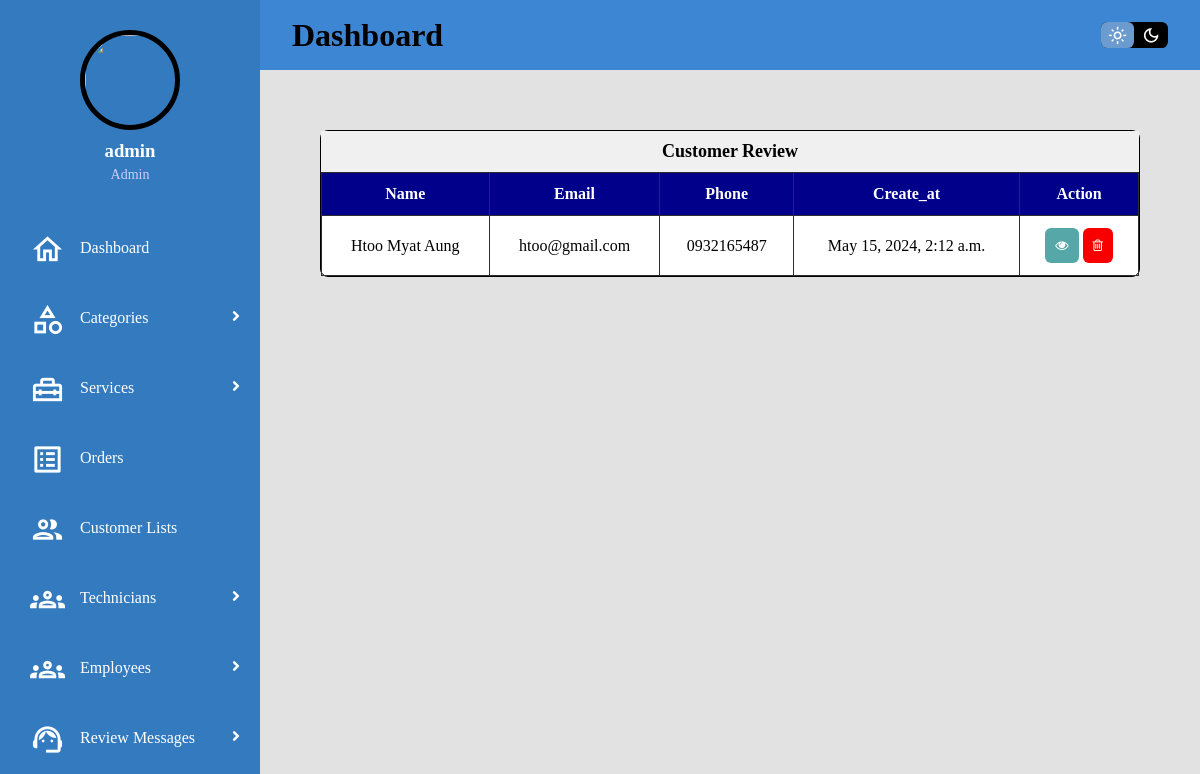
Page /ets/m_customer/review/ (signed in) on the committed database.
### ETS_app/models.py (models this page shows, shortened)
class Review(models.Model):
    name = models.CharField(max_length=50)
    email = models.CharField(max_length=50)
    phone = models.CharField(max_length=20)
    message = models.CharField(max_length=100)
    status = models.BooleanField(default=True)
    create_at = models.DateTimeField(default=None)

### ETS_app/views.py (the view)
# urls.py: path('m_customer/review/',M_customer_review),
@permission_required('ETS_app.view_review', login_url='m_login')
def M_customer_review(request):
    email = Customer.objects.filter()
    review = Review.objects.filter(status=False).order_by('-create_at')
    paginator = Paginator(review, 6)
    page_number = request.GET.get('page')
    page_obj = paginator.get_page(page_number)
    return render(request, 'M_customer_review.html', {'review': page_obj})

### utils/context_processor.py (called while the page is built)
def customer(request):
    try:
        c_user = Customer.objects.get(email=request.user.email)
        return {'c_user':c_user}
    except Exception:
        return {'c_user':None}

def technician(request):
    try:
        t_user = Technician.objects.get(email=request.user.email)
        return {'t_user':t_user}
    except Exception:
        return {'t_user':None}

def main(request):
    try:
        m_user = Main.objects.get(email=request.user.email)
        return {'m_user':m_user}
    except Exception:
        return {'m_user':None}

### ETS_app/templates/M_customer_review.html (shortened to what this page needs)
{% extends "M_base.html" %}
{% block body %}
{% load static %}
<div class="main">
    <div class="service-add-box-size">
        <div class="service-add-box">
            <div class="service-table-header">
                <p>Customer Review</p>
            </div>
            <table class="service-table">
                {% if review %}
                <thead>
                    <th>Name</th>
                    <th>Email</th>
                    <th>Phone</th>
                    <th>Create_at</th>
                    <th>Action</th>
                </thead>
                {% for i in review %}
                <tbody>
                    <tr>
                        <td data-label="Name">{{i.name}}</td>
                        <td data-label="Email">{{i.email}}</td>
                        <td data-label="Phone">{{i.phone}}</td>
                        <td data-label="Create_at">{{i.create_at}}</td>
                        <td data-label="Action">
                            <a href="/ets/m_review/detail/{{i.id}}"><button style="background-color:rgb(86, 168, 168)" ><i class="fa fa-eye"></i></button></a>
                            <a href="/ets/m_review/delete/{{i.id}}" onclick="return confirm('Are you sure?');"><button style="background-color:#f80000;"><i class="fa fa-trash-o"></i></button></a>
                        </td>
                    </tr>
                </tbody>
                {% endfor %}
                {% else %}
                <font align="center">
                    <h3>Nothing to show!</h3>
                </font>
                {% endif %}
            </table>
        </div>
        </div>
    </div>
</div>
{% endblock %}

### templates/M_sidebar.html (shortened to what this page needs)
{% load static %}
<!DOCTYPE html>
<html>
    <body>
        <div id="sidebar">
            <div class="profile">
                {% if m_user %}
                    {% if m_user.image %}
                    <img src="{{m_user.image.url}}">
                    {% endif %}
                    <h3>{{m_user.name}}</h3>
                    <p>{{m_user.occupation.name}}</p>
                {% else %}
                    <img src="{% static 'images/admin.png'%}">
                    <h3>{{user.username}}</h3>
                    <p>Admin</p>
                {% endif %}
            </div>
            <div class="menu">
                {% if user.is_superuser%}
                <div class="item"><a href="/ets/m_dashboard"><span class="material-icons-outlined">home</span>Dashboard</a></div>
                <div class="item-dropdown" ><a class="sub-btn"><span class="material-icons-outlined">category</span>Categories
                    <i class="fas fa-angle-right dropdown"></i>
                    </a>
                </div>
                <div class="item-dropdown" ><a class="sub-btn"><span class="material-icons-outlined">home_repair_service</span>Services
                    <i class="fas fa-angle-right dropdown"></i>
                    </a>
                </div>
                <div class="item"><a href="/ets/m_order/list"><span class="material-icons-outlined">list_alt</span>Orders</a></div>
                <div class="item"><a href="/ets/m_customer/list"><span class="material-icons-outlined">people</span>Customer Lists</a></div>
                <div class="item-dropdown" ><a class="sub-btn"><span class="material-icons-outlined">groups</span>Technicians
                    <i class="fas fa-angle-right dropdown"></i>
                    </a>
                </div>
                <div class="item-dropdown" ><a class="sub-btn"><span class="material-icons-outlined">groups</span>Employees
                    <i class="fas fa-angle-right dropdown"></i>
                    </a>
                </div>
                <div class="item-dropdown" ><a class="sub-btn"><span class="material-icons-outlined">support_agent</span>Review Messages
                    <i class="fas fa-angle-right dropdown"></i>
                    </a>
                </div>
                {% endif %}
            </div>
        </div>
    </body>
</html>

### static/css/M_dashboard.css (style rules this page uses)
* { margin: 0; padding: 0; box-sizing:border-box; }
.material-icons-outlined { vertical-align: middle; line-height: 1px; font-size: 35px; }
:root { --color-primary: #6C9BCF; --color-text: black; --color-grid-background: #e2e2e2; --color-nav-background: #3d86d4; --color-side-background: #337abe; --color-main-background: white; --color-menu-background: #5889b7; --color-table-header:rgba(240,240,240); }
#sidebar { grid-area: side; height: 100%; background: var(--color-side-background); overflow-y: auto; transition: all 0.5s; -webkit-transition: all 0.5s; color: var(--color-text); }
#sidebar .menu { width: 100%; margin-top: 30px; }
#sidebar .menu .item, #sidebar .menu .item-dropdown { position: relative; cursor: pointer; }
.item a, .item-dropdown a { color: #fff; font-size: 16px; text-decoration: none; display: block; padding: 5px 30px; line-height: 60px; }
.item span, .item-dropdown span { margin-right: 15px; }
#sidebar .menu .item-dropdown .sub-btn .dropdown { position: absolute; right: 0; margin: 20px; transition: 0.3s ease; }
.profile { margin-top: 30px; margin-bottom: 15px; text-align: center; }
.profile img { display: block; width: 100px; height: 100px; border-radius: 50%; margin: 0 auto; border: 5px solid var(--color-text); }
.profile h3 { color: #ffffff; margin: 10px 0 5px; }
.profile p { color: rgba(206, 204, 253); font-size: 14px; }
.main { grid-area: main; overflow-y: auto; background: var(--color-grid-background); padding: 20px 20px; color: var(--color-text); }
.service-add-box-size { padding:2.5rem 2.5rem 0 2.5rem; display:flex; justify-content:center; }
.service-add-box { width:100%; border:1px solid var(--color-text); border-radius:0.5rem; background:var(--color-main-background); }
.service-table { width:100%; border-collapse:collapse; }
.service-table-header { display:flex; justify-content:space-around; align-items:center; padding:10px; background-color:var(--color-table-header); }
.service-table-header > p { color:var(--color-text); font-size:large; font-weight:bold; }
.service-table > tbody > tr > td > a > button { outline:none; border:none; cursor:pointer; border-radius:6px; padding:10px; color:#ffffff; }
.service-table th { background-color:darkblue; color:#ffffff; }
th ,td { border:1px solid rgb(46, 44, 44); padding:12px 15px; text-align: center; color:var(--color-text); font-size:16px; }
::placeholder { color:#0298cf; }

### rows in the picture
Review: name "Htoo Myat Aung", email "htoo@gmail.com", phone "0932165487", create_at "May 15, 2024, 2:12 a.m."

### other values in the picture
{{ user.username }} "admin"
